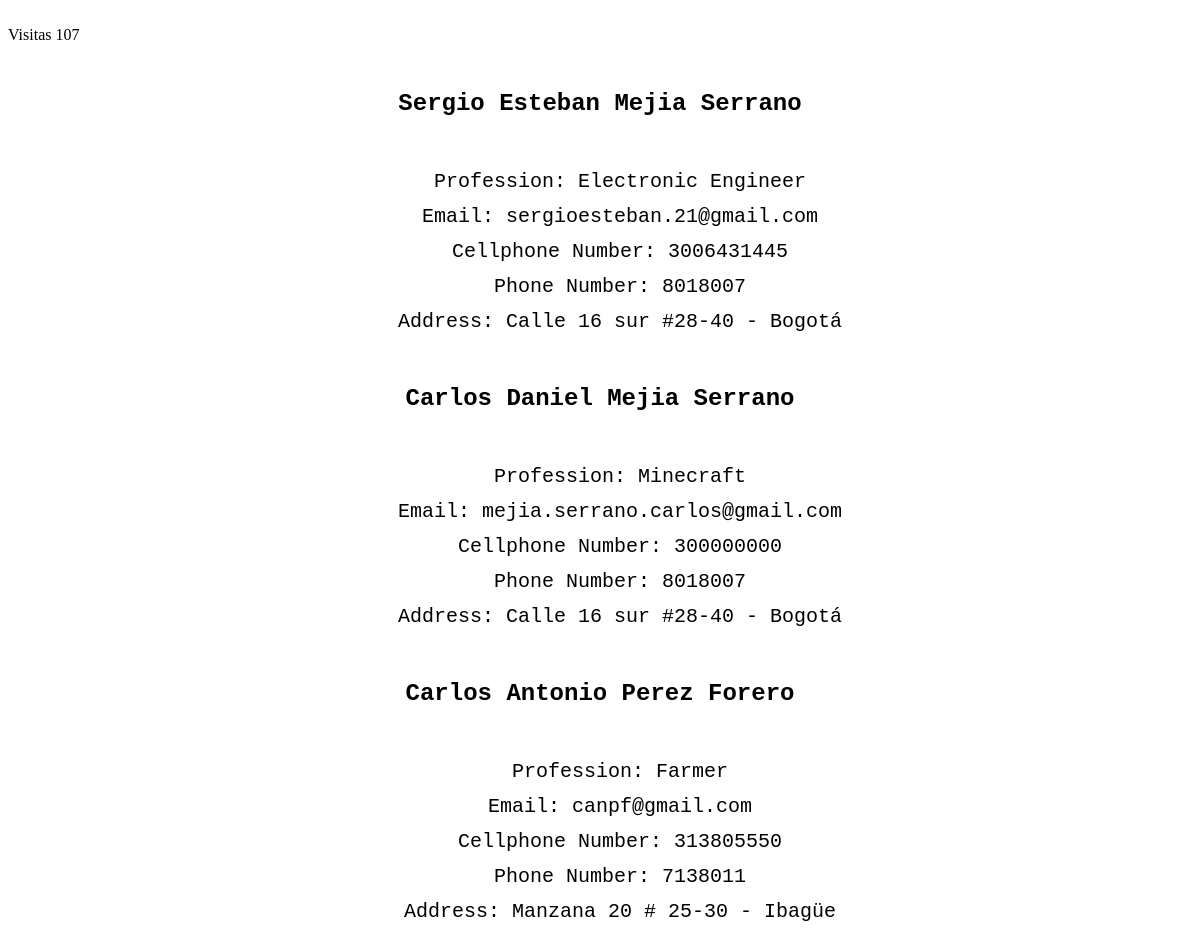
The page / on the database its author committed.
### Prof/models.py (models this page shows, shortened)
class Worker(models.Model):
	GENDER_CHOICES = (
        ('M', 'Male'),
        ('F', 'Female'),
    )
	first_name = models.CharField(max_length = 100)
	last_name = models.CharField(max_length = 100)
	sex = models.CharField(max_length=1,choices=GENDER_CHOICES)
	email = models.EmailField(max_length = 100)
	cellphone = models.IntegerField(default=0)
	phone = models.IntegerField(default=0)
	address = models.CharField(max_length = 100)
	city = models.CharField(max_length = 100)
	profession = models.CharField(max_length = 100)

### Prof/views.py (the view)
# urls.py: url(r'^$',views.show, name='show'),
def show(request):
		pl = Counter.objects.get(pk=1)
		pl.cnt = pl.cnt +1;
		pl.save()
		return render(request,'Prof/list.html',{'wks':Worker.objects.all(),'counter':pl.cnt})

### Prof/templates/Prof/list.html (shortened to what this page needs)
{% load staticfiles %}
<HTML>
	<link rel="stylesheet" href="{% static 'css/Prof.css' %}">
	<body>
	<header><a href="/admin/">Admin Site</a></header>
  	<article>
  	Visitas {{ counter }}
  	{% for worker in wks %}
    <div>
      <h1>{{ worker.first_name }} {{ worker.last_name }}</h1>
     <ul>
         <li>Profession: {{worker.profession}} </li>
         <li>Email: {{ worker.email }}</li>
         <li>Cellphone Number: {{ worker.cellphone }}</li>
         <li>Phone Number: {{worker.phone}} </li>
         <li>Address: {{worker.address}} - {{worker.city}} </li>
    </ul>
    </div>
   	{% endfor %}
	  </article>
	</body>
</HTML>

### Prof/static/css/Prof.css (style rules this page uses)
h1 { line-height: 80px; text-align:center; font-family: 'Courier New', Courier, 'Lucida Sans Typewriter', 'Lucida Typewriter', monospace; font-style: inherit; color: #000000; }
body { background-image: url(http://www.vallourec-ra2013.com/assets/img/background/background-univ-petrole-degrade.png); }
li { text-align: center; list-style-type: none; }
ul { font-family: 'Courier New', Courier, 'Lucida Sans Typewriter', 'Lucida Typewriter', monospace; color: #000000; font-size:20px; text-align:center; line-height: 35px; font-style: inherit; }
a { text-decoration: none; color: white; }
header { text-align: right; }

### rows shown on the page
Worker: first_name "Sergio Esteban", last_name "Mejia Serrano", profession "Electronic Engineer", email "sergioesteban.21@gmail.com", cellphone "3006431445", phone "8018007", address "Calle 16 sur #28-40", city "Bogotá"
Worker: first_name "Carlos Daniel", last_name "Mejia Serrano", profession "Minecraft", email "mejia.serrano.carlos@gmail.com", cellphone "300000000", phone "8018007", address "Calle 16 sur #28-40", city "Bogotá"
Worker: first_name "Carlos Antonio", last_name "Perez Forero", profession "Farmer", email "canpf@gmail.com", cellphone "313805550", phone "7138011", address "Manzana 20 # 25-30", city "Ibagüe"

### other values the page prints
{{ counter }} "107"
